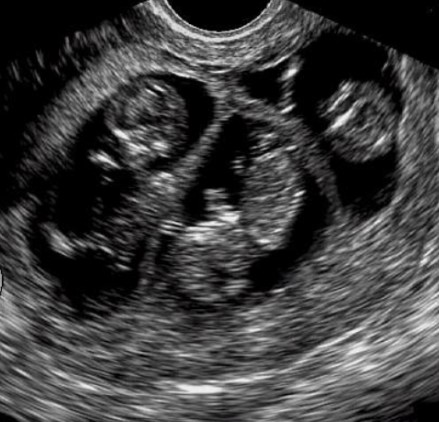
#> input picture Imagens/ultrasound_triplets.jpg, 439 x 422 px
$ python AP2_2.py
#> lines starting #> are read from the running program, lines starting #| are printed output that depends on the picture
import cv2
import numpy as np
import matplotlib.pyplot as plt

# -------------------------------
# 1. Cria a máscara passa-altas
# -------------------------------
def criar_mascara_passa_altas(shape, raio=30):
    rows, cols = shape
    crow, ccol = rows // 2 , cols // 2
    mask = np.ones((rows, cols), np.float32)
    y, x = np.ogrid[:rows, :cols]
    centro = (crow, ccol)
    area_baixa = (x - centro[1]) ** 2 + (y - centro[0]) ** 2 <= raio**2
    mask[area_baixa] = 0
    return mask

# -------------------------------
# 2. Aplica a equação do enunciado
# -------------------------------
def aplicar_filtro_alta_frequencia(img_gray, k=2, raio=30):
    # Fourier 2D + shift
#> called with k = 2, raio = 30
    f = np.fft.fft2(img_gray)
    fshift = np.fft.fftshift(f)

    # Máscara passa-altas
    H_hp = criar_mascara_passa_altas(img_gray.shape, raio)

    # Aplica a equação
    G = (1 + k * H_hp) * fshift

    # Inverso de Fourier
    img_realcada = np.fft.ifft2(np.fft.ifftshift(G))
    img_realcada = np.abs(img_realcada)
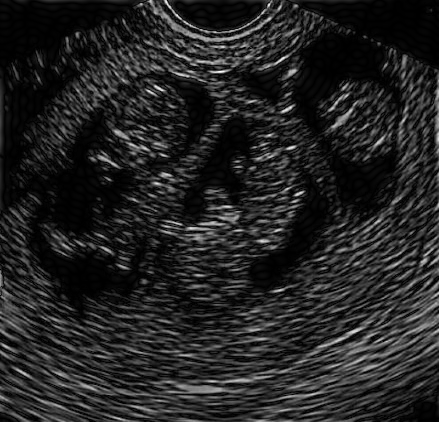
#> img_realcada: shape (422, 439) float64; min 0.000157, max 502.2, mean 70.8; drawn with min black and max white
    img_realcada = np.clip(img_realcada, 0, 255).astype(np.uint8)
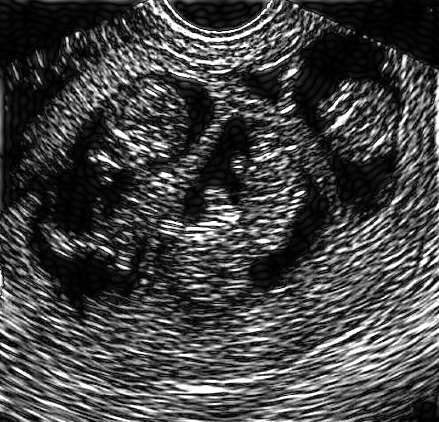
#> img_realcada: shape (422, 439); min 0, max 255, mean 69

    return img_realcada

# -------------------------------
# 3. Leitura e processamento
# -------------------------------
def processar_imagem(caminho, k=2, raio=30):
    imagem = cv2.imread(caminho, cv2.IMREAD_GRAYSCALE)
    if imagem is None:
        print(f"Erro: Imagem '{caminho}' não encontrada.")
        return None, None
    imagem_filtro = aplicar_filtro_alta_frequencia(imagem, k, raio)
    return imagem, imagem_filtro

# -------------------------------
# 4. Execução principal
# -------------------------------
def main():
    # Parâmetros ajustáveis
    k = 2
    raio = 30

    caminho1 = "Imagens/ultrasound_triplets.jpg"
    caminho2 = "Imagens/radiograph1.jpg"

    original1, realcada1 = processar_imagem(caminho1, k, raio)
    original2, realcada2 = processar_imagem(caminho2, k, raio)
#> call 2 of processar_imagem, with caminho = 'Imagens/radiograph1.jpg', k = 2, raio = 30
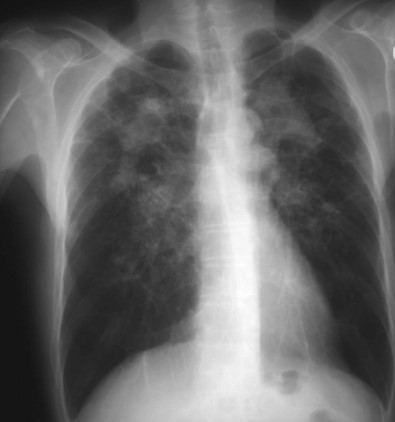
#> input picture Imagens/radiograph1.jpg, 395 x 422 px
#> in processar_imagem, imagem is the input picture: shape (422, 395); min 18, max 255, mean 104.9
#> call 2 of aplicar_filtro_alta_frequencia, with k = 2, raio = 30
#> in aplicar_filtro_alta_frequencia (call 2), `img_realcada = np.abs(img_realcada)`:
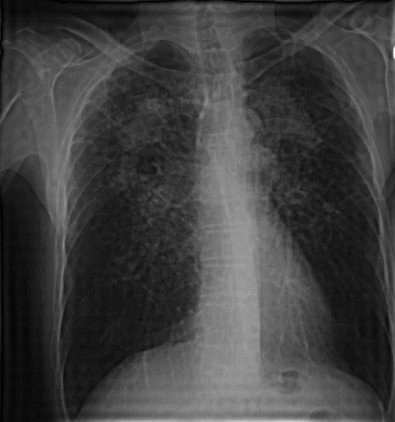
#> img_realcada: shape (422, 395) float64; min 0.00382, max 419, mean 105.2; drawn with min black and max white
#> in aplicar_filtro_alta_frequencia (call 2), `img_realcada = np.clip(img_realcada, 0, 255).astype(np.uint8)`:
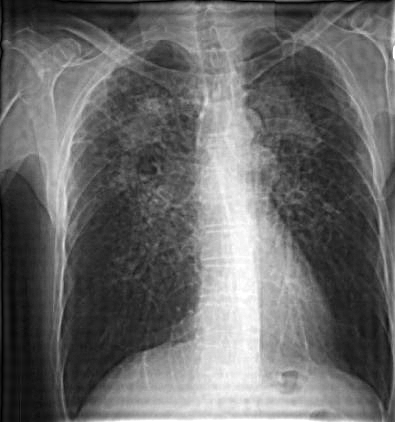
#> img_realcada: shape (422, 395); min 0, max 255, mean 104.6

    # Exibe os resultados lado a lado
    plt.figure(figsize=(12, 8))

    # Ultrasound
    plt.subplot(2, 2, 1)
    plt.imshow(original1, cmap='gray')
    plt.title("Ultrasound - Original")
    plt.axis('off')

    plt.subplot(2, 2, 2)
    plt.imshow(realcada1, cmap='gray')
    plt.title("Ultrasound - Realçada")
    plt.axis('off')

   # Radiograph
    plt.subplot(2, 2, 3)
    plt.imshow(original2, cmap='gray')
    plt.title("Radiograph - Original")
    plt.axis('off')

    plt.subplot(2, 2, 4)
    plt.imshow(realcada2, cmap='gray')
    plt.title("Radiograph - Realçada")
    plt.axis('off')

    plt.suptitle("Realce de Altas Frequências no Domínio da Frequência", fontsize=14)
    plt.tight_layout()
    plt.show()

# Executa
main()
